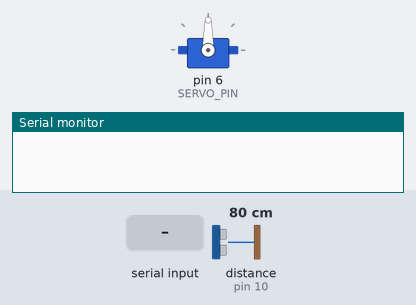
The sketch below on a simulated Arduino Uno, built with avr-gcc and run on an emulated ATmega328P. On the bench: servo, the last lines printed to the serial monitor. Wiring (inferred from the names in the program): ultrasonic range finder: trigger pin 9; echo pin 10. The test bench sets the inputs (shaded band); at power-on: distance to the obstacle (sensor on pin 10) 80 cm. The echo pulse lasts 58.3 µs per cm.

Above: at 0.1 s.
At 1.7 s:
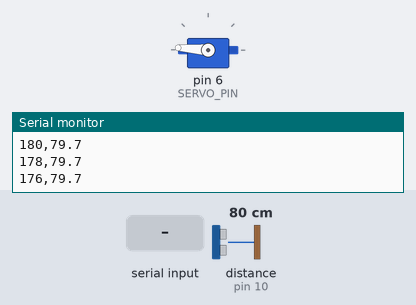
1.8 s: "PING\n" received over Serial
At 2.17 s:
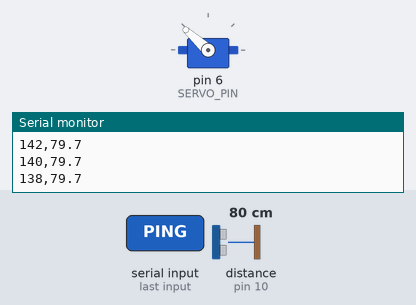
Timing chart, 0 to 10.8 s (numbered marks = the images above; inputs shaded):
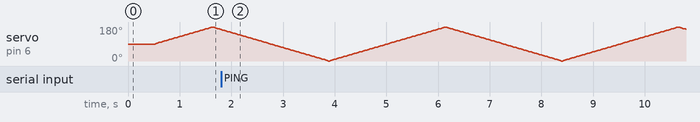

The sketch:

arduino_ultrasonic_radar.ino
```cpp
/*
 * Fieldwatch Ultrasonic Radar Firmware (Arduino Uno / Nano - Hardened)
 *
 * HC-SR04 connections:
 *   VCC  -> 5V
 *   GND  -> GND
 *   TRIG -> D9
 *   ECHO -> D10
 *
 * Servo connections (SG90):
 *   Signal (orange/yellow) -> D6
 *   VCC (red)              -> external regulated 5V supply
 *   GND (brown/black)      -> common ground
 *
 * Serial output format: angle,distanceCm   e.g. 90,34.7
 * Baud rate: 115200
 */

#include <Servo.h>

const int TRIG_PIN = 9;
const int ECHO_PIN = 10;
const int SERVO_PIN = 6;

const int MIN_ANGLE = 0;
const int MAX_ANGLE = 180;
const int STEP_DEGREES = 2;
const unsigned long SERVO_SETTLE_MS = 25;
const unsigned long SENSOR_TIMEOUT_US = 26000; // ~4.5m maximum round trip timeout

Servo radarServo;
int sweepAngle = 90;
int sweepDirection = STEP_DEGREES;
unsigned long lastStepTime = 0;

void setup() {
  Serial.begin(115200);
  pinMode(TRIG_PIN, OUTPUT);
  pinMode(ECHO_PIN, INPUT);
  digitalWrite(TRIG_PIN, LOW);

  radarServo.attach(SERVO_PIN);
  radarServo.write(sweepAngle);
  delay(500); // Settle servo to center starting position
}

float measureDistanceCm() {
  digitalWrite(TRIG_PIN, LOW);
  delayMicroseconds(2);
  digitalWrite(TRIG_PIN, HIGH);
  delayMicroseconds(10);
  digitalWrite(TRIG_PIN, LOW);

  const unsigned long duration = pulseIn(ECHO_PIN, HIGH, SENSOR_TIMEOUT_US);
  if (duration == 0) {
    return 400.0; // Out of range or no acoustic echo received
  }

  float dist = (duration * 0.0343) / 2.0;
  if (dist < 0.5 || dist > 450.0) {
    return 400.0; // Clamped to max sensor boundary
  }

  return dist;
}

void processIncomingSerial() {
  if (Serial.available() > 0) {
    String cmd = Serial.readStringUntil('\n');
    cmd.trim();
    cmd.toUpperCase();
    if (cmd == "PING") {
      Serial.println("PONG");
    } else if (cmd == "STOP") {
      // Safe hold
      sweepDirection = 0;
    } else if (cmd == "RESUME") {
      sweepDirection = STEP_DEGREES;
    }
  }
}

void loop() {
  processIncomingSerial();

  const unsigned long now = millis();
  if (now - lastStepTime >= SERVO_SETTLE_MS) {
    lastStepTime = now;

    // Constrain angle within physical limits
    if (sweepAngle < MIN_ANGLE) sweepAngle = MIN_ANGLE;
    if (sweepAngle > MAX_ANGLE) sweepAngle = MAX_ANGLE;

    radarServo.write(sweepAngle);

    const float distanceCm = measureDistanceCm();

    // Transmit angle,distance telemetry
    Serial.print(sweepAngle);
    Serial.print(',');
    Serial.println(distanceCm, 1);

    // Step sweep angle
    sweepAngle += sweepDirection;
    if (sweepAngle >= MAX_ANGLE) {
      sweepAngle = MAX_ANGLE;
      sweepDirection = -STEP_DEGREES;
    } else if (sweepAngle <= MIN_ANGLE) {
      sweepAngle = MIN_ANGLE;
      sweepDirection = STEP_DEGREES;
    }
  }
}
```
